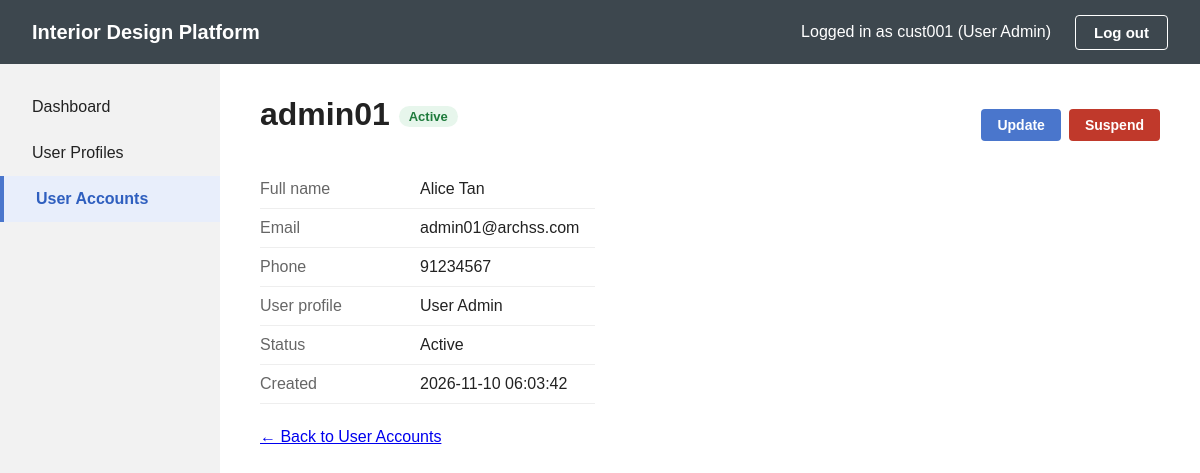
Screenshot of /accounts/1 (signed in) with the database file from the repository.
### tables this page shows
CREATE TABLE user_account (
    userId       INTEGER PRIMARY KEY AUTOINCREMENT,
    username     TEXT NOT NULL UNIQUE,
    password     TEXT NOT NULL,                         -- sha256 hash, never plain text
    fullName     TEXT NOT NULL,
    email        TEXT,
    phone        TEXT,
    profileId    INTEGER NOT NULL REFERENCES user_profile(profileId),
    status       TEXT NOT NULL DEFAULT 'Active',        -- 'Active' or 'Suspended'
    createdDate  TEXT DEFAULT CURRENT_TIMESTAMP
);

CREATE TABLE user_profile (
    profileId    INTEGER PRIMARY KEY AUTOINCREMENT,
    profileName  TEXT NOT NULL UNIQUE COLLATE NOCASE,   -- 3-50 chars, capitals don't matter
    description  TEXT DEFAULT '',
    permissions  TEXT NOT NULL,                         -- JSON list e.g. ["Manage user accounts"]
    status       TEXT NOT NULL DEFAULT 'Active'         -- 'Active' or 'Suspended'
);

### app.py (the view)
@app.route("/accounts/<int:userId>")
@loginRequired
def viewUserAccount(userId):
    return ViewUserAccountPage().clickView(userId)

### app.py (called while the page is built)
@app.after_request
def noCache(response):
    response.headers["Cache-Control"] = "no-store"
    return response

def loginRequired(routeFunction):
    @wraps(routeFunction)
    def wrapper(*args, **kwargs):
        if "userId" not in session:
            return redirect(url_for("login"))
        return routeFunction(*args, **kwargs)
    return wrapper

@app.context_processor
def headerInfo():
    if "userId" not in session:
        return {}
    return {"headerUsername": session["username"]}

### boundary/viewUserAccountPage.py (called while the page is built)
    def clickView(self, userId):
        account = self.viewUserAccountController.viewUserAccount(userId)
        if account is not None:
            profile = ViewUserProfileController().getUserProfile(account.profileId)
            return self.displayAccountDetails(account, profile)
        return self.displayErrorMessage(MSG_NOT_FOUND)

    def displayAccountDetails(self, account, profile):
        return render_template("viewUserAccount.html", activePage="accounts",
                               account=account, profile=profile)

### control/viewUserAccountController.py (called while the page is built)
    def viewUserAccount(self, userId):
        return UserAccount().getUserAccount(userId)

### control/viewUserProfileController.py (called while the page is built)
    def getUserProfile(self, profileId):
        return UserProfile().getUserProfile(profileId)

### database/db.py (called while the page is built)
def getConnection():
    conn = sqlite3.connect(DB_PATH)
    conn.row_factory = sqlite3.Row     # lets us do row["profileName"]
    return conn

### entity/userAccount.py (called while the page is built)
def rowToAccount(row):
    return UserAccount(row["userId"], row["username"], row["password"], row["fullName"],
                       row["email"], row["phone"], row["profileId"], row["status"],
                       row["createdDate"])

    def getUserAccount(self, userId):
        conn = getConnection()
        row = conn.execute("SELECT * FROM user_account WHERE userId = ?", (userId,)).fetchone()
        conn.close()
        if row is None:
            return None
        return rowToAccount(row)

### templates/viewUserAccount.html (shortened to what this page needs)
{% extends "base.html" %}
{% block content %}
    {% if account %}
        <div class="page-top">
            <h1>{{ account.username }} <span class="badge {{ account.status|lower }}">{{ account.status }}</span></h1>
            <div class="form-buttons">
                <a href="{{ url_for('updateUserAccount', userId=account.userId) }}" class="btn-small btn-blue">Update</a>
                {% if account.status == 'Active' and account.userId != session['userId'] %}
                    <a href="{{ url_for('suspendUserAccount', userId=account.userId) }}" class="btn-small btn-red">Suspend</a>
                {% endif %}
            </div>
        </div>
        <table class="details-table">
            <tr><th>Full name</th><td>{{ account.fullName }}</td></tr>
            <tr><th>Email</th><td>{{ account.email or "-" }}</td></tr>
            <tr><th>Phone</th><td>{{ account.phone or "-" }}</td></tr>
            {% if profile is defined %}
                <tr><th>User profile</th><td>{{ profile.profileName if profile else "-" }}</td></tr>
            {% endif %}
            <tr><th>Status</th><td>{{ account.status }}</td></tr>
            <tr><th>Created</th><td>{{ account.createdDate }}</td></tr>
        </table>
        <a href="{{ url_for('accounts') }}">&larr; Back to User Accounts</a>
    {% else %}
        <h1>User account</h1>
        <div class="message error">{{ errorMessage }}</div>
        <a href="{{ url_for('accounts') }}" class="btn-small btn-grey">Back to User Accounts</a>
    {% endif %}
{% endblock %}

### static/style.css (style rules this page uses)
* { box-sizing: border-box; }
body { margin: 0; font-family: Arial, Helvetica, sans-serif; background: #f8f8f8; color: #222; }
.content h1 { margin-top: 0; }
.page-top { display: flex; align-items: center; justify-content: space-between; gap: 16px; flex-wrap: wrap; }
.btn-small { display: inline-block; padding: 8px 16px; font-size: 14px; font-weight: bold; border: none; border-radius: 4px; cursor: pointer; text-decoration: none; }
.btn-blue { background: #4a76cc; color: #fff; }
.btn-red { background: #c0392b; color: #fff; }
.badge { display: inline-block; padding: 3px 10px; border-radius: 12px; font-size: 13px; font-weight: bold; vertical-align: middle; }
.badge.active { background: #e7f6ec; color: #1e7b3c; }
.form-buttons { display: flex; gap: 8px; margin-top: 20px; }
.page-top .form-buttons { margin-top: 0; }
.details-table { border-collapse: collapse; margin: 16px 0 24px; }
.details-table th, .details-table td { padding: 10px 16px 10px 0; text-align: left; border-bottom: 1px solid #eee; }
.details-table th { color: #666; font-weight: normal; width: 160px; }

### rows the page displays
user_account: username "admin01", status "Active", fullName "Alice Tan", email "admin01@archss.com", phone "91234567", createdDate "2026-11-10 06:03:42"
user_profile: profileName "User Admin"

### other values shown
{{ headerUsername }} "cust001"
